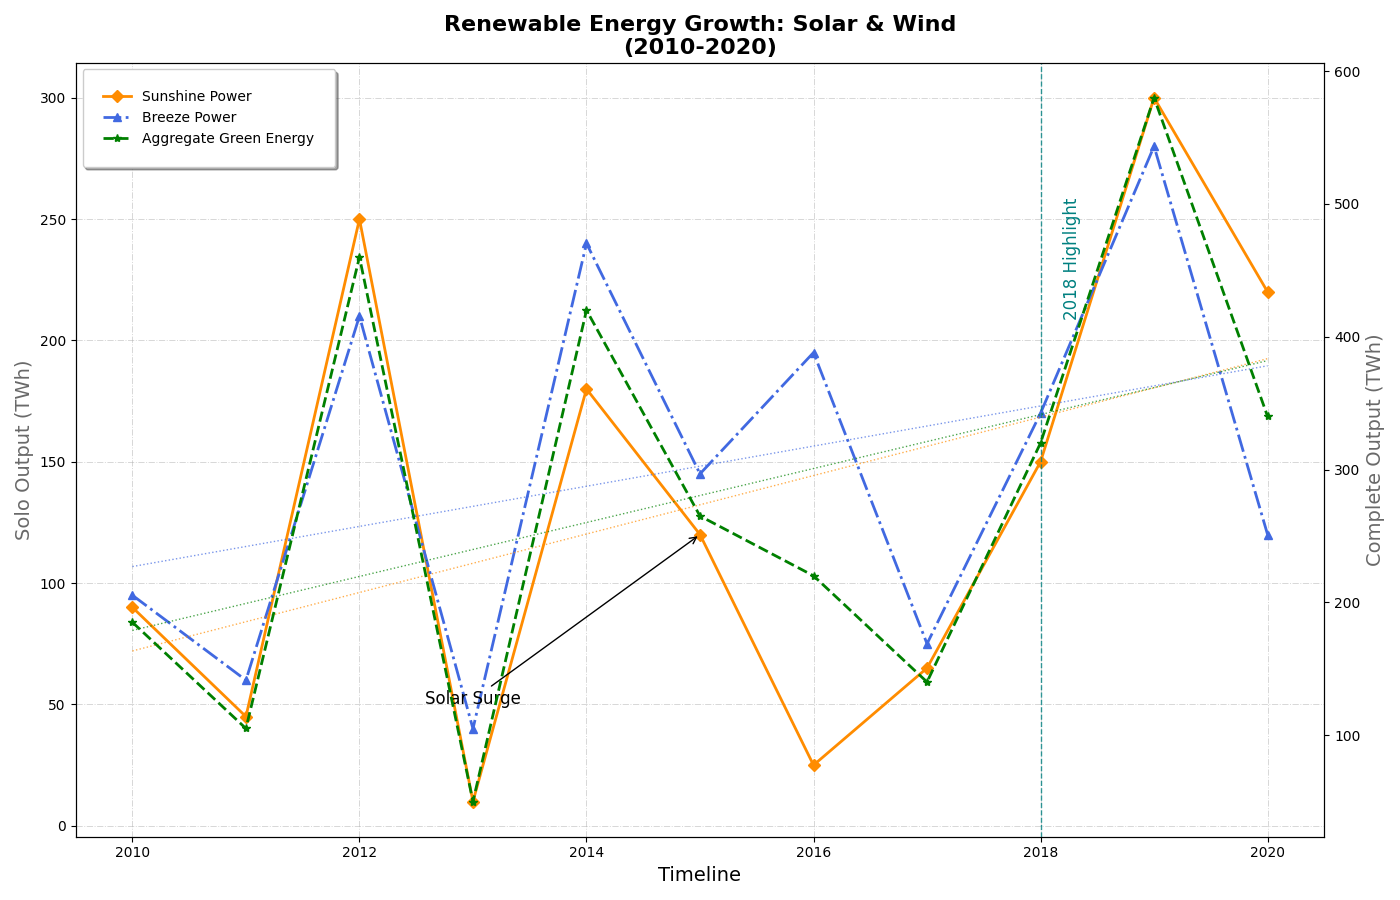

Generate this figure with Python:
import matplotlib.pyplot as plt
import numpy as np

years = np.arange(2010, 2021)
solar_energy = [90, 45, 250, 10, 180, 120, 25, 65, 150, 300, 220]  # Shuffled data points
wind_energy = [95, 60, 210, 40, 240, 145, 195, 75, 170, 280, 120]  # Shuffled data points
total_renewable = [s + w for s, w in zip(solar_energy, wind_energy)]

fig, ax1 = plt.subplots(figsize=(14, 9))

ax1.plot(years, solar_energy, color='darkorange', linestyle='-', linewidth=2, marker='D', label='Sunshine Power')
ax1.plot(years, wind_energy, color='royalblue', linestyle='-.', linewidth=2, marker='^', label='Breeze Power')

ax1.grid(True, linestyle='-.', linewidth=0.7, alpha=0.5)

ax2 = ax1.twinx()
ax2.plot(years, total_renewable, color='green', linestyle='--', linewidth=2, marker='*', label='Aggregate Green Energy')

ax1.set_title('Renewable Energy Growth: Solar & Wind\n(2010-2020)', fontsize=16, weight='bold')
ax1.set_xlabel('Timeline', fontsize=14)
ax1.set_ylabel('Solo Output (TWh)', fontsize=14, color='dimgray')
ax2.set_ylabel('Complete Output (TWh)', fontsize=14, color='dimgray')

z_solar = np.polyfit(years, solar_energy, 1)
p_solar = np.poly1d(z_solar)
ax1.plot(years, p_solar(years), color='darkorange', linestyle=':', alpha=0.7, linewidth=1)

z_wind = np.polyfit(years, wind_energy, 1)
p_wind = np.poly1d(z_wind)
ax1.plot(years, p_wind(years), color='royalblue', linestyle=':', alpha=0.7, linewidth=1)

z_total = np.polyfit(years, total_renewable, 1)
p_total = np.poly1d(z_total)
ax2.plot(years, p_total(years), color='green', linestyle=':', alpha=0.7, linewidth=1)

ax1.annotate('Solar Surge', xy=(2015, solar_energy[5]), xytext=(2013, 50),
             arrowprops=dict(facecolor='darkorange', arrowstyle='->'),
             fontsize=12, ha='center')

highlight_year = 2018
ax1.axvline(x=highlight_year, color='teal', linestyle='--', linewidth=1, alpha=0.8)
ax1.text(highlight_year + 0.2, 210, '2018 Highlight', color='teal', fontsize=12, rotation=90)

lines, labels = ax1.get_legend_handles_labels()
lines2, labels2 = ax2.get_legend_handles_labels()
ax1.legend(lines + lines2, labels + labels2, loc='upper left', fontsize=10, borderpad=1.5, shadow=True)

plt.tight_layout()
plt.show()
